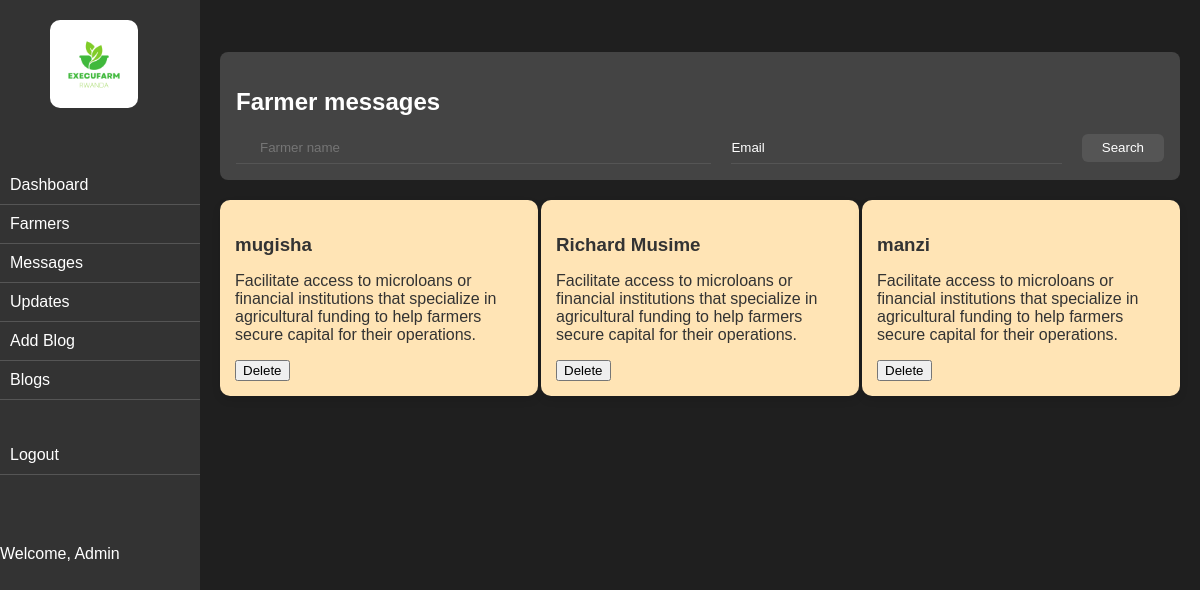
The app's page /messages.php with its own data.
### tables this page shows
CREATE TABLE `contacts` (
  `Name` varchar(60) NOT NULL,
  `Email` varchar(60) NOT NULL,
  `Message` varchar(500) NOT NULL,
  `ID` int(11) NOT NULL
);

### messages.php (the view, shortened to what this page needs)
<?php
include 'connector.php';
$sqlContacts = "SELECT ID, Name, Message FROM contacts";
$resultContacts = $conn->query($sqlContacts);
?>
<!DOCTYPE html>
<html lang="en">
<head>
    <link rel="stylesheet" href="./dashboard.css"/>
</head>
<body>
    <div id="sidebar">
        <img src="execufarm.png" style="height: 11vh; margin-left: 25%; border-radius: 10px;"/><br><br><br><br>
        <a href="./dashboard.php"class="nav-link" >Dashboard</a>
        <a href="./farmers.php" class="nav-link">Farmers</a>
        <a href="./messages.php" class="nav-link">Messages</a>
        <a href="./updates.php" class="nav-link">Updates</a>
        <a href="./blog.php" class="nav-link">Add Blog</a>
        <a href="./blogs.php" class="nav-link">Blogs</a><br><br>
        <a href="Homepage.php" class="nav-link">Logout</a>
        <br><br><br>
        <div style=" ">
            <p style="margin-bottom: 0;">Welcome, Admin</p>
        </div>
    </div>
    <div id="content">
        <div class="main-content">
            <section class="service-section">
                <h2>Farmer messages</h2>
                <div class="service-section-header">
                    <div class="search-field">
                        <input type="text" placeholder="Farmer name">
                    </div>
                    <div class="dropdown-field">
                        <select>
                            <option>Email</option>
                        </select>
                    </div>
                    <button class="flat-button">
                        Search
                    </button>
                </div>
            </section>
    <div class="farmer-messages-container">
        <?php
        if ($resultContacts->num_rows > 0) {
            while ($rowContacts = $resultContacts->fetch_assoc()) {
                echo '<div class="farmer-message-box">';
                echo '<h3>' . $rowContacts["Name"] . '</h3>';
                echo '<p>' . $rowContacts["Message"] . '</p>';
                echo '<form method="post" action="delete_message.php">';
                echo '<button type="submit" name="delete_contact_message">Delete</button>';
                echo '</form>';
                echo '</div>';
            }
        } else {
            echo "No contact messages available";
        }
        ?>
    </div>
<br><br>
    </div>
</body>
</html>

### dashboard.css (style rules this page uses)
.farmer-messages-container { display: flex; justify-content: space-between; flex-wrap: wrap; }
.farmer-message-box { flex: 0 0 30%; background-color: #ffe4b5; color: #333; padding: 15px; margin-top: 20px; border-radius: 10px; box-shadow: 0 4px 8px rgba(0, 0, 0, 0.1); }
.farmer-message-box h3 { margin-bottom: 10px; }
.service-section { margin-top: 2rem; padding: 1rem; background-color: #444; border-radius: 8px; }
.service-section h2 { color: #fff; font-size: 1.5rem; margin-bottom: 1rem; }
.service-section-header { display: flex; align-items: center; justify-content: space-between; }
.service-section-header > * + * { margin-left: 1.25rem; }
.search-field { display: flex; flex-grow: 1; position: relative; }
.search-field input { width: 100%; padding-top: 0.5rem; padding-bottom: 0.5rem; border: 0; border-bottom: 1px solid #555; background-color: transparent; padding-left: 1.5rem; color: #fff; }
.dropdown-field { display: flex; flex-grow: 1; position: relative; }
.dropdown-field select { width: 100%; padding-top: 0.5rem; padding-bottom: 0.5rem; border: 0; border-bottom: 1px solid #555; background-color: transparent; padding-right: 1.5rem; appearance: none; color: #fff; }
.flat-button { border-radius: 6px; background-color: #555; padding: 0.5em 1.5em; border: 0; color: #fff; cursor: pointer; transition: background-color 0.25s ease; }

### messages.php (style rules this page uses)
body { margin: 0; font-family: Arial, sans-serif; display: flex; background-color: #1f1f1f; }
#sidebar { width: 200px; height: 100vh; background-color: #333; color: #fff; padding-top: 20px; position: fixed; }
#content { margin-left: 200px; padding: 20px; }
.nav-link { display: block; padding: 10px; color: #fff; text-decoration: none; border-bottom: 1px solid #555; }

### records on screen
contacts: Name "mugisha", Message "Facilitate access to microloans or financial institutions that specialize in agricultural funding to help farmers secure capital for their operations."
contacts: Name "Richard Musime", Message "Facilitate access to microloans or financial institutions that specialize in agricultural funding to help farmers secure capital for their operations."
contacts: Name "manzi", Message "Facilitate access to microloans or financial institutions that specialize in agricultural funding to help farmers secure capital for their operations."
